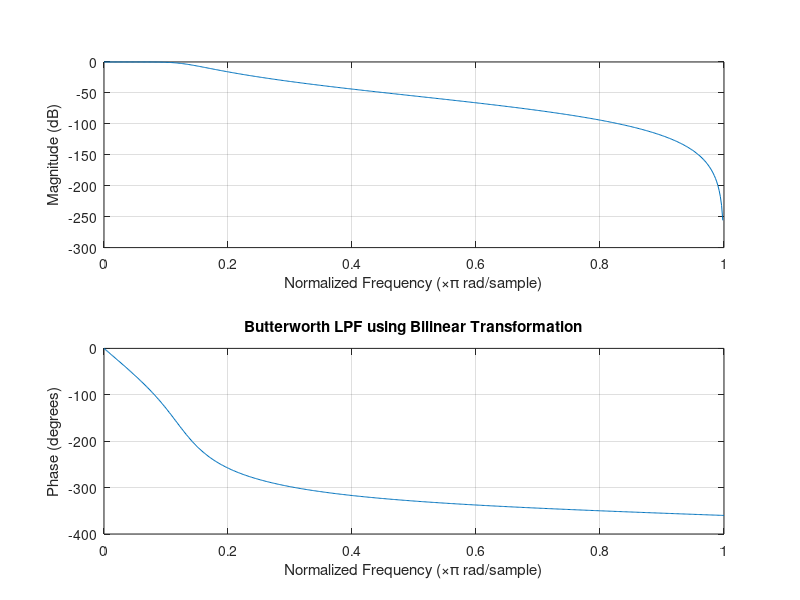

MATLAB code to generate this figure:
clc;
clear;
close all;

Fs = 80000;      % Sampling frequency
Fp = 4000;       % Passband frequency
Fst = 20000;     % Stopband frequency

Rp = 0.5;        % Passband ripple
Rs = 45;         % Stopband attenuation

Wp = Fp/(Fs/2);     % Normalized passband
Ws = Fst/(Fs/2);    % Normalized stopband

% Find filter order
[N,Wn] = buttord(Wp,Ws,Rp,Rs);

% Digital Butterworth filter
[b,a] = butter(N,Wn);

% Frequency response
figure;
freqz(b,a);
title('Butterworth LPF using Bilinear Transformation');
